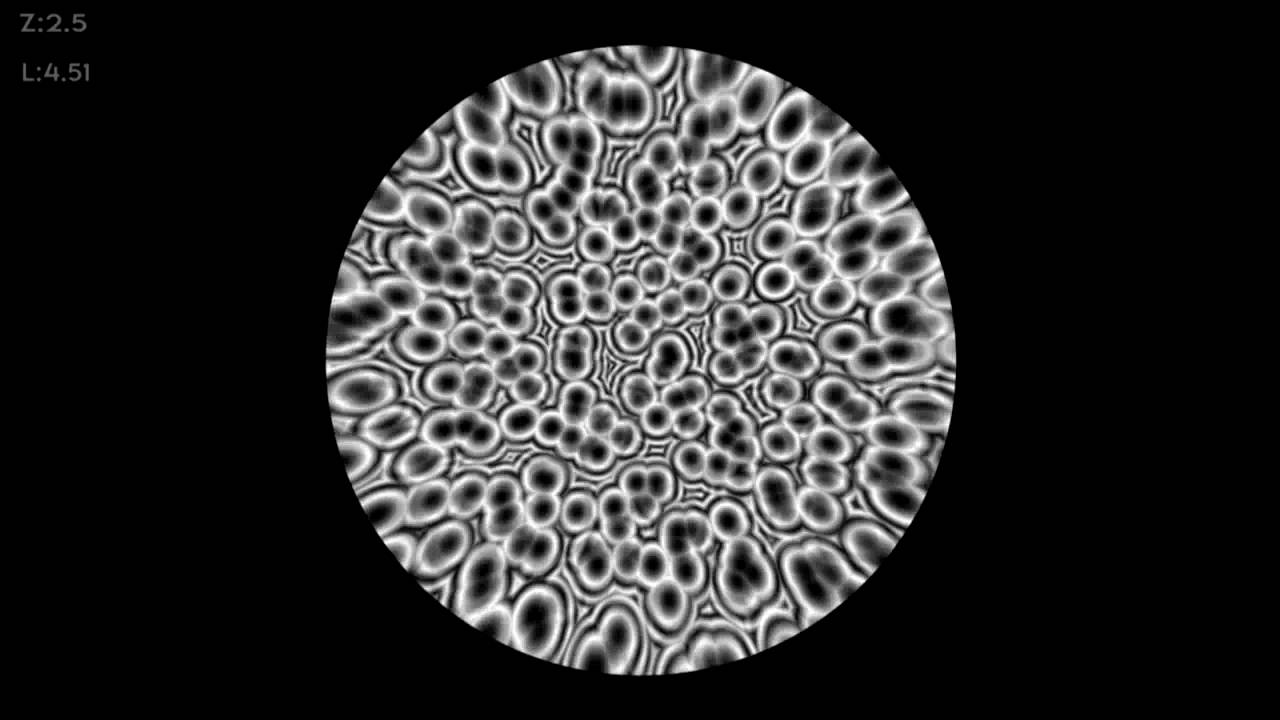
#> input picture resources/cell.jpg, 1280 x 720 px
$ python simulate.py
#> lines starting #> are read from the running program, lines starting #| are printed output that depends on the picture
### holography_tools.py
import cv2
import time
import math
import numpy as np
import os
from scipy.fftpack import fft, fftfreq, fftshift,ifft,fft2,ifft2,ifftn,ifftshift
import matplotlib.pyplot as plt
from skimage import color
from skimage import io

class HolographyTools():
    """
    A set of tools created to help people to apply holography digital image processing
    All the credits to: Juan Pablo Piedrahita Quintero - Jorge García Sucerquia - Carlos Trujillo
    """
    def __init__(self):

        pass

    def point_src(self,M,z,x0,y0,lamda,dx):
        """
        Creates a point source that will become an spherical source of light

        Parameters:

            M: int

                the width of the object
            z:
                Source to sample distance
            x0:
                Coordinates of the point source, usually (0,0)
            lambda:
                Wavelenght
        return:
            P :
                light source
        example:

            p=point_src(3,1.228e-3,0,0,532e-9,6.86e-3)

        """

        N = M
        dy=dx
        m,n=np.meshgrid(np.linspace(1-M/2,M/2,M),np.linspace(1-N/2,N/2,N))
        k=2*np.pi/lamda
        r=np.sqrt(z**2+(m*dx-x0)**2+(n*dy-y0)**2)
        P=np.exp(1j*k*r)/r
        return P

    def holo_interpF(self,Min,lambda_,z,deltax):
        """
        Interpolation applied to the hologram

        """

        #Neccesary parameters
        row,__=Min.shape

        #Coordinates transformation required
        Xc,Yr=np.meshgrid(np.linspace(0,row,row),np.linspace(0,row,row))
        X=np.dot(deltax,(Xc - row / 2)) / (np.dot(lambda_,z))
        Y=np.dot(deltax,(Yr - row / 2)) / (np.dot(lambda_,z))
        Xp=np.dot(np.dot(lambda_,X),z) / np.sqrt(1 - np.dot((lambda_ ** 2),(X ** 2 + Y ** 2)))
        Yp=np.dot(np.dot(lambda_,Y),z) / np.sqrt(1 - np.dot((lambda_ ** 2),(X ** 2 + Y ** 2)))

        #Length of the coordinates matrix in pixels
        limit=np.ceil(np.max(np.max(Xp / deltax)))

        #Displace the origin of coordinates
        Xp=Xp - np.min(np.min(Xp))
        Yp=Yp - np.min(np.min(Yp))
        #Coordinates in pixel units
        Xp_p=(Xp) / deltax
        Yp_p=(Yp) / deltax

        #Positions to asign the displacement values
        iXp=(np.floor(Xp_p)).astype('int64')
        iYp=(np.floor(Yp_p)).astype('int64')

        #Calculate the weights for the neares
        x1frac=(iXp + 1.0) - Xp_p
        x2frac=1.0 - x1frac
        y1frac=(iYp + 1.0) - Yp_p
        y2frac=1.0 - y1frac
        x1y1=(np.multiply(x1frac,y1frac))
        x1y2=(np.multiply(x1frac,y2frac))
        x2y1=(np.multiply(x2frac,y1frac))
        x2y2=(np.multiply(x2frac,y2frac))

        #Pre-allocate the interpolated hologram

        Mout=np.zeros((int(np.dot(2,limit)),int(np.dot(2,limit))),dtype=complex)

        #Interpolation process
        for it in np.arange(0,row-1):

            for jt in np.arange(0,row-1):

                Mout[iYp[it,jt],iXp[it,jt]]=Mout[iYp[it,jt],iXp[it,jt]] + x1y1[it,jt]*Min[it,jt]
                Mout[iYp[it,jt],iXp[it,jt] + 1]=Mout[iYp[it,jt],iXp[it,jt] + 1] + x2y1[it,jt]*Min[it,jt]
                Mout[iYp[it,jt] + 1,iXp[it,jt]]=Mout[iYp[it,jt] + 1,iXp[it,jt]] + x1y2[it,jt]*Min[it,jt]
                Mout[iYp[it,jt] + 1,iXp[it,jt] + 1]=Mout[iYp[it,jt] + 1,iXp[it,jt] + 1] + x2y2[it,jt]*Min[it,jt]

        #Crop to the size of the camera
        Mout=Mout[int((np.dot(2,limit) - row) / 2):int(((np.dot(2,limit) + row) / 2)),int((np.dot(2,limit) - row) / 2):int(((np.dot(2,limit) + row) / 2))]
        return Mout


    # [60 lines left out: functions filtcosenoF, prepairholoF, not called in this run]


    def bluestein3(self,field,z,lamda,dx_in,dx_out):

        """
        Method used for the propagation of light

        parameters:
            dx_in:
                pixel size at sample plane

            dx_out:
                Hologram plane pixel pitch
        example:
            b=bluestein3(p,1.228e-3,532e-9,6.86e-3,6.86e-3)

        """


        M,N=field.shape
        m,n=np.meshgrid(np.linspace(1-M/2,M/2,M),np.linspace(1-N/2,N/2,N))

        padx=int(M/2)
        pady=int(N/2)

        dX=dx_out/np.sqrt(1-(dx_out/z)**2*(m**2+n**2))
        dY=dx_out/np.sqrt(1-(dx_out/z)**2*(m**2+n**2))


        k=2*np.pi/lamda
        R=np.sqrt(z**2 + (m * dX)**2 + (n * dY)**2)

        out_phase=1/(1j*lamda*R)*np.exp(1j*k*R)*np.exp(-1j*0.5*k/R*((dx_in*dX*m**2)+(dx_in*dY*n**2)))

        f1=field*np.exp(1j*0.5*k/R*((dx_in*(dx_in-dX)*m**2)+(dx_in*(dx_in-dY)*n**2)))
        f2=np.exp(1j*0.5*k/R*((dx_in*dX*m**2)+(dx_in*dY*n**2)))

        f1=np.pad(f1, ((padx, padx), (pady, pady)), 'constant',constant_values=0)
        f2=np.pad(f2, ((padx, padx), (pady, pady)), 'constant',constant_values=0)

        F1=np.fft.fft2(f1)
        F2=np.fft.fft2(f2)

        out=np.fft.fftshift(np.fft.ifft2(F1*F2))
        out=out[padx:padx+M,pady:pady+N]
        out=out_phase*out

        return out


    # [96 lines left out: function Reconstruct_kreuzer3F, not called in this run]

    def dlhm_sim(self,object,z,L,lambda_,dx):

        """
        DLHM_SIM Function to simulate inline holograms.
        This function simulates DLHM holograms using the methodology presented
    #   in doi:10.1364/AO.50.001745, it receives the geometrical parameters as
    #   inputs. Equal dimensions along the x- and y-axis is assumed.


        parameters:
            object:
                Object to use as a sample
            z:
                 Source to sample distance
            L:
                Source to camera distance
            lambda:
                  Wavelength
            dx:
                  Hologram plane pixel pitch

            return:

            hologram:
                Hologram simulated of the object
            reference:
                Background of the system
            contrast: Background subtracted with hologram

            AN: Numeric aperture

        """


        #object size
        size=np.shape(object)
        M= size[0]
        M= size[1]
        #numerical aperture
        AN=np.sin(math.atan2((0.5*dx*M),L))
        #pixel size at sample plane
        dxo=(dx*z) / L
        #reference at sample plane
        ref_smp=self.point_src(M,z,0,0,lambda_,dxo)
        #propagation
        holo_field=self.bluestein3(np.multiply(object,ref_smp),L - z,lambda_,dxo,dx)
        ref_field=self.bluestein3(ref_smp,L - z,lambda_,dxo,dx)
        #hologram, reference and contrast hologram
        holo=np.abs(holo_field) ** 2
        ref=np.abs(ref_field) ** 2
        c_holo=holo - ref
        #outputs
        hologram=self.holo_interpF(holo,lambda_,L - z,dx)
        reference=self.holo_interpF(ref,lambda_,L - z,dx)
        contrast=self.holo_interpF(c_holo,lambda_,L - z,dx)


        return hologram,reference,contrast,AN


### simulate.py
import os
import cv2
import time
import math
import numpy as np
from skimage import color
from skimage import io
from PIL import Image, ImageOps
import matplotlib.pyplot as plt
from holography_tools import HolographyTools

tools = HolographyTools()
plt.figure(figsize=(15,15))
# filename='/content/holoMHDL512.bmp'
samplename='./resources/cell.jpg'

sample = (color.rgb2gray(io.imread(samplename)))
#> sample: shape (720, 1280) float64; min 0, max 1, mean 0.171

smallest = np.amin(sample)
#> smallest = 0
biggest = np.amax(sample)
#> biggest = 1
if biggest> 2 :
  maximo = 255
else:
  maximo = 1
sample = maximo- sample
sample = (cv2.resize(sample, (128,128),interpolation = cv2.INTER_AREA))
#> sample: shape (128, 128) float64
# print(biggest)
# sample=(plt.imread(samplename)).astype(float)
# sample = sample[0]
#geometric features
shape=np.shape(sample)
#> shape = (128, 128)

fi = shape[0]
#> fi = 128
z=  5e-05
# z=2e-03

L=0.12
lambda_= 405e-9
dx=(0.12288) / fi
#> dx = 0.00096

hologram, reference, contrast, AN = tools.dlhm_sim( sample,z,L,lambda_,dx )
#> in dlhm_sim, `c_holo=holo - ref`:
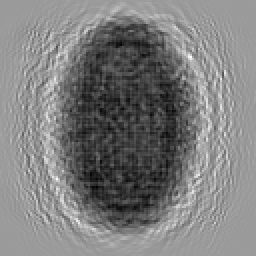
#> c_holo: shape (128, 128) float64 (shown 2 times larger); min -3.18e+27, max 2.06e+27, mean -5.93e+26; drawn with min black and max white
#> in holo_interpF, `iXp=(np.floor(Xp_p)).astype('int64')`:
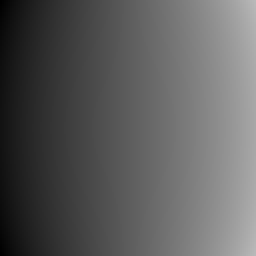
#> Xp_p: shape (128, 128) float64 (shown 2 times larger); min 0, max 185.7, mean 92.8
#> in holo_interpF, `iYp=(np.floor(Yp_p)).astype('int64')`:
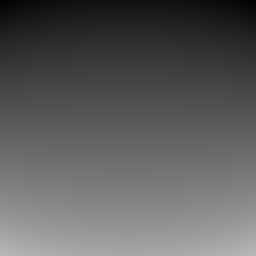
#> Yp_p: shape (128, 128) float64 (shown 2 times larger); min 0, max 185.7, mean 92.8
#> in holo_interpF, `x1y1=(np.multiply(x1frac,y1frac))`:
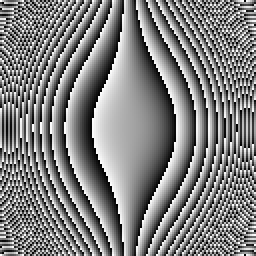
#> x1frac: shape (128, 128) float64 (shown 2 times larger); min 3.86e-06, max 1, mean 0.505
#> in holo_interpF, `x2y1=(np.multiply(x2frac,y1frac))`:
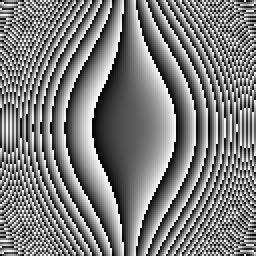
#> x2frac: shape (128, 128) float64 (shown 2 times larger); min 0, max 1, mean 0.495
#> in dlhm_sim, `reference=self.holo_interpF(ref,lambda_,L - z,dx)`:
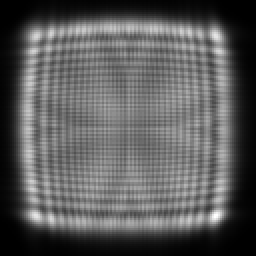
#> ref: shape (128, 128) float64 (shown 2 times larger); min 4.4e+22, max 5.64e+27, mean 2.01e+27; drawn with min black and max white
#> AN = 0.456


holoContrast=hologram - reference

plt.subplot(121)
plt.title('Image')
plt.imshow(sample,cmap='gray')
plt.subplot(122)
plt.title('Hologram')
plt.imshow(np.abs(hologram),cmap='gray')

plt.show()
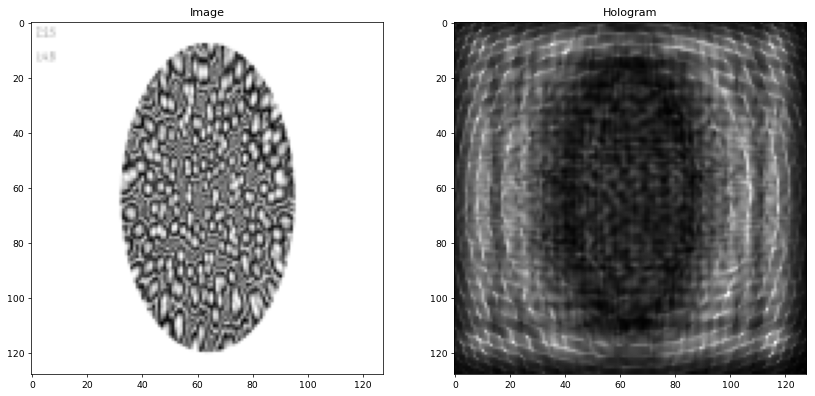
#> figure drawn by matplotlib, 2 panels

$ run again, with resources/holoMHDL512.bmp saved as resources/cell.jpg
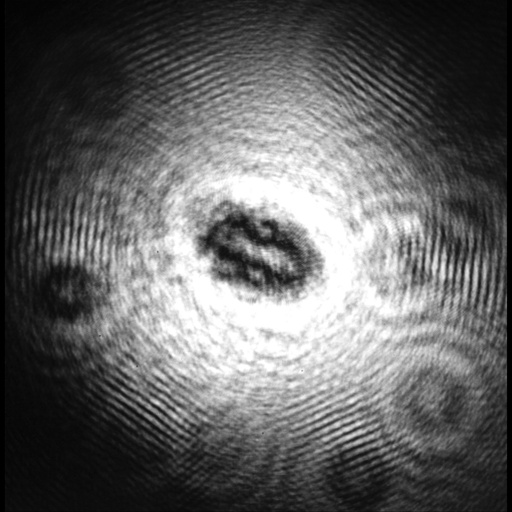
#> input picture resources/holoMHDL512.bmp, 512 x 512 px
#> sample is the input picture: shape (512, 512); min 0, max 255, mean 96.8
#> smallest = 0
#> biggest = 255
#> in dlhm_sim, `holo=np.abs(holo_field) ** 2`:
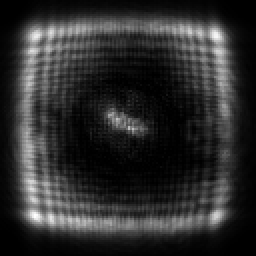
#> holo: shape (128, 128) float64 (shown 2 times larger); min 2.19e+25, max 3.08e+32, mean 5.5e+31; drawn with min black and max white
#> `hologram, reference, contrast, AN = tools.dlhm_sim( sample,z,L,lambda_..`: AN = 0.456
#> `plt.show()`:
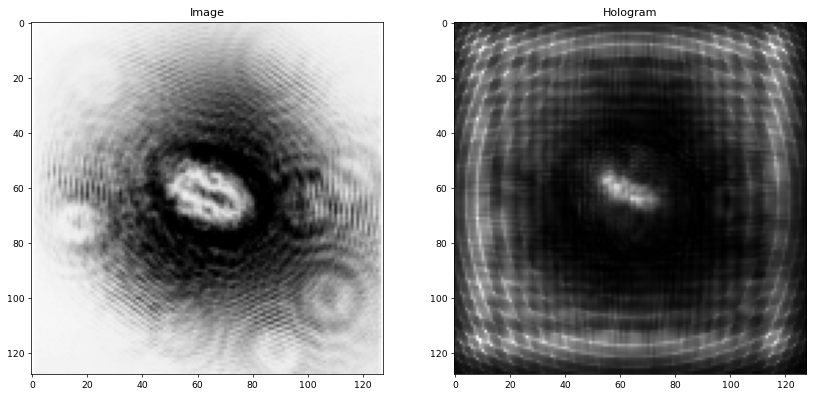
#> figure drawn by matplotlib, 2 panels
